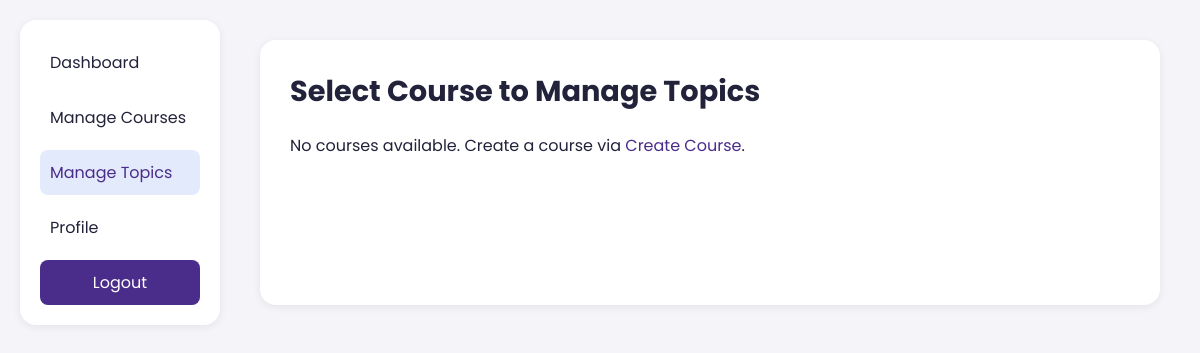
/manage_topics (signed in), run on an earlier commit of the app's database.
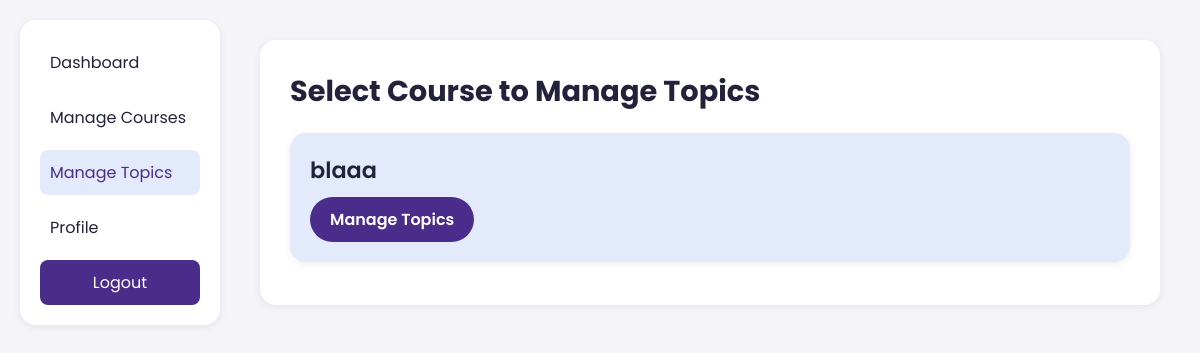
And on a later commit of the database.
### tables this page shows
CREATE TABLE courses (
        id INTEGER PRIMARY KEY AUTOINCREMENT,
        title TEXT NOT NULL,
        description TEXT,
        video_url TEXT,
        video_path TEXT, 
        instructor_id INTEGER,
        topics TEXT,
        image_path TEXT,
        FOREIGN KEY (instructor_id) REFERENCES users(id)
    );

### app.py (the view, shortened to what this page needs)
@app.route('/manage_topics')
@app.route('/manage_topics/<int:course_id>')
def manage_topics(course_id=None):
    if 'user_id' not in session or session['role'] != 'instructor':
        return redirect(url_for('index'))
    db = get_db()
    if course_id is None:
        courses = db.execute('SELECT * FROM courses WHERE instructor_id = ?', (session['user_id'],)).fetchall()
        return render_template('select_course_for_topics.html', courses=courses)

### database.py (called while the page is built)
def get_db():
    conn = sqlite3.connect('database.db')
    conn.row_factory = sqlite3.Row
    return conn

### templates/select_course_for_topics.html (shortened to what this page needs)
<!DOCTYPE html>
<html lang="en">
<head>
    <link rel="stylesheet" href="{{ url_for('static', filename='css/styles.css') }}">
</head>
<body>
    <div class="container">
        <nav class="sidebar" aria-label="Sidebar navigation">
            <a href="{{ url_for('instructor_dashboard') }}">Dashboard</a>
            <a href="{{ url_for('manage_courses') }}">Manage Courses</a>
            <a href="{{ url_for('manage_topics') }}" class="active">Manage Topics</a>
            <a href="{{ url_for('profile') }}">Profile</a>
            <a href="{{ url_for('logout') }}" class="logout-btn">Logout</a>
        </nav>
        <section class="dashboard-card" aria-labelledby="courses-title">
            <h2 id="courses-title" class="card-title">Select Course to Manage Topics</h2>
            {% if courses %}
            <div class="course-grid">
                {% for course in courses %}
                <article class="course-card">
                    <h3 class="course-title">{{ course.title }}</h3>
                    <a href="{{ url_for('manage_topics', course_id=course.id) }}" class="btn btn-primary">Manage Topics</a>
                </article>
                {% endfor %}
            </div>
            {% else %}
            <p>No courses available. Create a course via
                <a href="{{ url_for('create_course') }}">Create Course</a>.
            </p>
            {% endif %}
        </section>
    </div>
</body>
</html>

What changed in the data, as far as the page shows it:
added courses: title "blaaa"
Also different on the page:
text no longer shown: "No courses available. Create a course via Create Course ."
